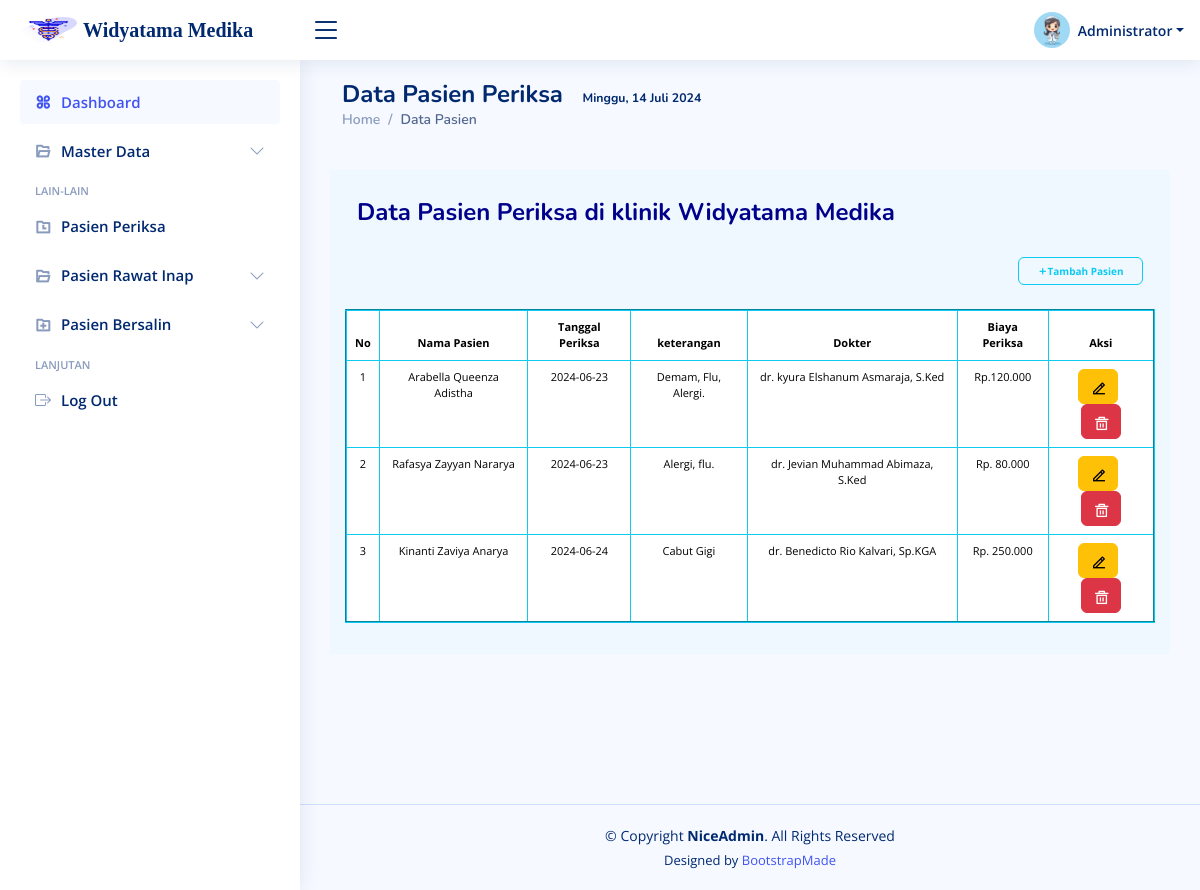
The app's page /admin/index.php?page=periksa (signed in) with its own data.
### tables this page shows
CREATE TABLE `tb_periksa` (
  `id` int(11) NOT NULL,
  `nama_pasien` varchar(125) NOT NULL,
  `tgl` date NOT NULL,
  `ket` varchar(255) NOT NULL,
  `dokter` varchar(125) NOT NULL,
  `biaya` varchar(20) NOT NULL
);

### admin/periksa.php (the view, shortened to what this page needs)
<main id="main" class="main">
<div class="pagetitle">
      <h1 style="font-weight:bold;">Data Pasien Periksa &nbsp;
        <small><small><small><small><small>
        </small></small></small></small></small>
        </h1>
      <nav>
        <ol class="breadcrumb">
          <li class="breadcrumb-item"><a href="?page=dashboard">Home</a></li>
          <li class="breadcrumb-item active">Data Pasien</li>
        </ol>
      </nav>
      <br>
 <?php
include "../config/koneksi.php";
$sqlpsnperiksa = "SELECT * FROM tb_periksa";
$query = mysqli_query($koneksi, $sqlpsnperiksa) or die("SQL Error");
$nomor = 1;
?>
<div class="row" style="background-color:aliceblue; padding: 15px" >
    <h4 style="color:darkblue; font-weight:bold; margin-top:13px;">Data Pasien Periksa di klinik Widyatama Medika</h4><br><br><br>
    <div style="text-align: right;">
    <a href="?page=Tperiksa"><button type="button" class="btn btn-outline-info" style="font-weight: bold; font-size:10px; width:125px; height:28px; ">
    <i class="ri-add-fill"></i>Tambah Pasien</button></a><br><br>
    </div>
    <table class="table table-bordered border-info" border="2" style="text-align: center; font-size: 11px;">
                <thead>
                  <tr>
                    <th>No</th>
                    <th>Nama Pasien</th>
                    <th>Tanggal Periksa</th>
                    <th>keterangan</th>
                    <th>Dokter</th>
                    <th>Biaya Periksa</th>
                    <th>Aksi</th>
                  </tr>
                </thead>
                <tbody>
                <?php
                   while ($row = mysqli_fetch_assoc($query))
                {
                  ?>
                  <tr>
                    <td><?= $nomor ?></td>
                    <td><?= $row['nama_pasien'] ?></td>
                    <td><?= $row['tgl'] ?></td>
                    <td><?= $row['ket'] ?></td>
                    <td><?= $row['dokter'] ?></td>
                    <td><?= $row['biaya'] ?></td>
                    <td>
                      <a href="?page=Eperiksa&id=<?= $row['id'];?>">
                      <button type="button" class="btn btn-warning" style="width: 40px; height: 35px;"><i class="ri-edit-2-line"></i></button>
                      </a>&nbsp;
                      <a href="?page=Hperiksa&id=<?= $row['id'];?>">
                      <button type="button" class="btn btn-danger"  style="width: 40px; height: 35px;"><i class="ri-delete-bin-5-line"></i></button></a>
                    </td>
                  </tr>
                  <?php $nomor++;
                }  ?>
                </tbody>
              </table>
</div>
</div>
</main>

### assets/css/style.css (style rules this page uses)
:root { scroll-behavior: smooth; }
body { font-family: "Open Sans", sans-serif; background: #f6f9ff; color: #444444; }
a { color: #4154f1; text-decoration: none; }
h1, h2, h3, h4, h5, h6 { font-family: "Nunito", sans-serif; }
#main { margin-top: 60px; padding: 20px 30px; transition: all 0.3s; }
.pagetitle { margin-bottom: 10px; }
.pagetitle h1 { font-size: 24px; margin-bottom: 0; font-weight: 600; color: #012970; }
.breadcrumb { font-size: 14px; font-family: "Nunito", sans-serif; color: #899bbd; font-weight: 600; }
.breadcrumb a { color: #899bbd; transition: 0.3s; }
.breadcrumb .breadcrumb-item::before { color: #899bbd; }
.breadcrumb .active { color: #51678f; font-weight: 600; }
@media (min-width: 1200px) { #main, #footer { margin-left: 300px; } }

### records on screen
tb_periksa: nama_pasien "Arabella Queenza Adistha", tgl "2024-06-23", ket "Demam, Flu, Alergi.", dokter "dr. kyura Elshanum Asmaraja, S.Ked", biaya "Rp.120.000"
tb_periksa: nama_pasien "Rafasya Zayyan Nararya", tgl "2024-06-23", ket "Alergi, flu.", dokter "dr. Jevian Muhammad Abimaza, S.Ked", biaya "Rp. 80.000"
tb_periksa: nama_pasien "Kinanti Zaviya Anarya", tgl "2024-06-24", ket "Cabut Gigi", dokter "dr. Benedicto Rio Kalvari, Sp.KGA", biaya "Rp. 250.000"
